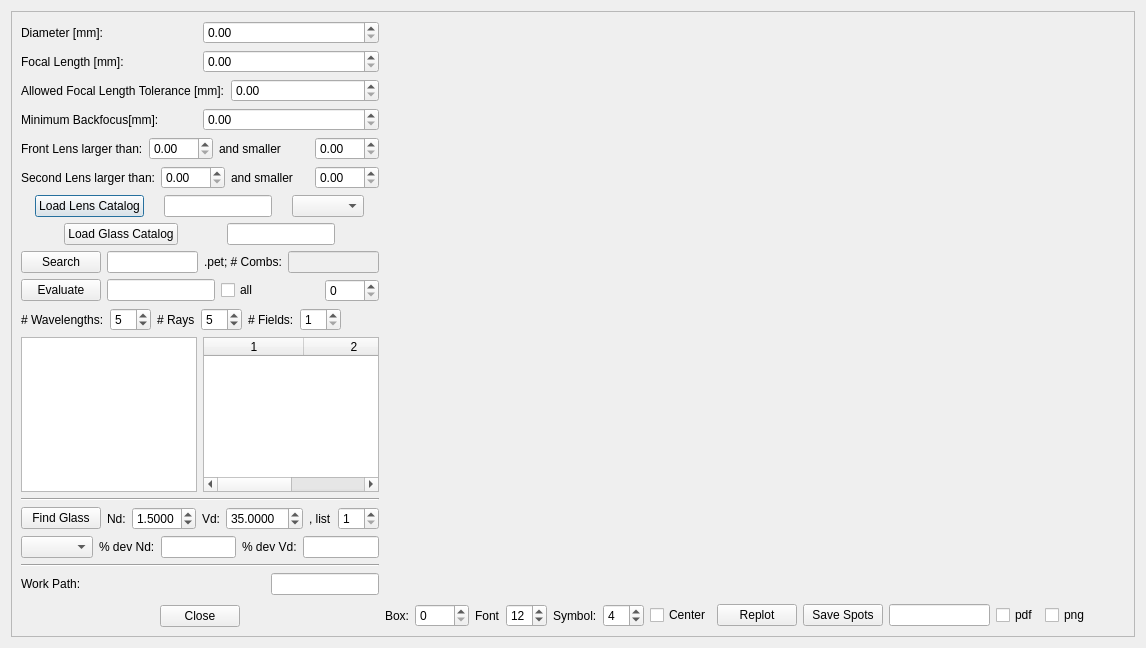
<?xml version="1.0" encoding="UTF-8"?>
<ui version="4.0">
 <class>Petzval</class>
 <widget class="QDialog" name="Petzval">
  <property name="geometry">
   <rect>
    <x>0</x>
    <y>0</y>
    <width>1146</width>
    <height>648</height>
   </rect>
  </property>
  <property name="windowTitle">
   <string>Dialog</string>
  </property>
  <layout class="QGridLayout" name="gridLayout_2">
   <item row="0" column="0">
    <widget class="QScrollArea" name="scrollArea">
     <property name="widgetResizable">
      <bool>true</bool>
     </property>
     <widget class="QWidget" name="scrollAreaWidgetContents">
      <property name="geometry">
       <rect>
        <x>0</x>
        <y>0</y>
        <width>1189</width>
        <height>622</height>
       </rect>
      </property>
      <layout class="QGridLayout" name="gridLayout">
       <item row="0" column="0">
        <layout class="QVBoxLayout" name="verticalLayout">
         <item>
          <layout class="QHBoxLayout" name="horizontalLayout_2">
           <item>
            <widget class="QLabel" name="label">
             <property name="text">
              <string>Diameter [mm]:</string>
             </property>
            </widget>
           </item>
           <item>
            <widget class="QDoubleSpinBox" name="doubleSpinBox">
             <property name="sizePolicy">
              <sizepolicy hsizetype="Preferred" vsizetype="Fixed">
               <horstretch>0</horstretch>
               <verstretch>0</verstretch>
              </sizepolicy>
             </property>
             <property name="maximum">
              <double>999.990000000000009</double>
             </property>
            </widget>
           </item>
          </layout>
         </item>
         <item>
          <layout class="QHBoxLayout" name="horizontalLayout_3">
           <item>
            <widget class="QLabel" name="label_2">
             <property name="text">
              <string>Focal Length [mm]:</string>
             </property>
            </widget>
           </item>
           <item>
            <widget class="QDoubleSpinBox" name="doubleSpinBox_2">
             <property name="sizePolicy">
              <sizepolicy hsizetype="Preferred" vsizetype="Fixed">
               <horstretch>0</horstretch>
               <verstretch>0</verstretch>
              </sizepolicy>
             </property>
             <property name="maximum">
              <double>9999.989999999999782</double>
             </property>
            </widget>
           </item>
          </layout>
         </item>
         <item>
          <layout class="QHBoxLayout" name="horizontalLayout_4">
           <item>
            <widget class="QLabel" name="label_3">
             <property name="text">
              <string>Allowed Focal Length Tolerance [mm]:</string>
             </property>
            </widget>
           </item>
           <item>
            <widget class="QDoubleSpinBox" name="doubleSpinBox_3">
             <property name="sizePolicy">
              <sizepolicy hsizetype="Preferred" vsizetype="Fixed">
               <horstretch>0</horstretch>
               <verstretch>0</verstretch>
              </sizepolicy>
             </property>
            </widget>
           </item>
          </layout>
         </item>
         <item>
          <layout class="QHBoxLayout" name="horizontalLayout_7">
           <item>
            <widget class="QLabel" name="label_5">
             <property name="text">
              <string>Minimum Backfocus[mm]:</string>
             </property>
            </widget>
           </item>
           <item>
            <widget class="QDoubleSpinBox" name="doubleSpinBox_4">
             <property name="sizePolicy">
              <sizepolicy hsizetype="Preferred" vsizetype="Fixed">
               <horstretch>0</horstretch>
               <verstretch>0</verstretch>
              </sizepolicy>
             </property>
            </widget>
           </item>
          </layout>
         </item>
         <item>
          <layout class="QHBoxLayout" name="horizontalLayout_11">
           <item>
            <widget class="QLabel" name="label_8">
             <property name="text">
              <string>Front Lens larger than:</string>
             </property>
            </widget>
           </item>
           <item>
            <widget class="QDoubleSpinBox" name="doubleSpinBox_9">
             <property name="sizePolicy">
              <sizepolicy hsizetype="Maximum" vsizetype="Fixed">
               <horstretch>0</horstretch>
               <verstretch>0</verstretch>
              </sizepolicy>
             </property>
             <property name="maximum">
              <double>999.990000000000009</double>
             </property>
             <property name="value">
              <double>0.000000000000000</double>
             </property>
            </widget>
           </item>
           <item>
            <widget class="QLabel" name="label_20">
             <property name="text">
              <string>and smaller</string>
             </property>
            </widget>
           </item>
           <item>
            <widget class="QDoubleSpinBox" name="doubleSpinBox_6">
             <property name="sizePolicy">
              <sizepolicy hsizetype="Maximum" vsizetype="Fixed">
               <horstretch>0</horstretch>
               <verstretch>0</verstretch>
              </sizepolicy>
             </property>
             <property name="maximum">
              <double>999.990000000000009</double>
             </property>
            </widget>
           </item>
          </layout>
         </item>
         <item>
          <layout class="QHBoxLayout" name="horizontalLayout_8">
           <item>
            <widget class="QLabel" name="label_6">
             <property name="text">
              <string>Second Lens larger than:</string>
             </property>
            </widget>
           </item>
           <item>
            <widget class="QDoubleSpinBox" name="doubleSpinBox_10">
             <property name="sizePolicy">
              <sizepolicy hsizetype="Maximum" vsizetype="Fixed">
               <horstretch>0</horstretch>
               <verstretch>0</verstretch>
              </sizepolicy>
             </property>
             <property name="maximum">
              <double>999.990000000000009</double>
             </property>
            </widget>
           </item>
           <item>
            <widget class="QLabel" name="label_21">
             <property name="text">
              <string>and smaller</string>
             </property>
            </widget>
           </item>
           <item>
            <widget class="QDoubleSpinBox" name="doubleSpinBox_5">
             <property name="sizePolicy">
              <sizepolicy hsizetype="Maximum" vsizetype="Fixed">
               <horstretch>0</horstretch>
               <verstretch>0</verstretch>
              </sizepolicy>
             </property>
             <property name="maximum">
              <double>999.990000000000009</double>
             </property>
            </widget>
           </item>
          </layout>
         </item>
         <item>
          <layout class="QHBoxLayout" name="horizontalLayout_5">
           <item>
            <widget class="QPushButton" name="pushButton_3">
             <property name="sizePolicy">
              <sizepolicy hsizetype="Maximum" vsizetype="Fixed">
               <horstretch>0</horstretch>
               <verstretch>0</verstretch>
              </sizepolicy>
             </property>
             <property name="text">
              <string>Load Lens Catalog</string>
             </property>
            </widget>
           </item>
           <item>
            <widget class="QLineEdit" name="lineEdit">
             <property name="sizePolicy">
              <sizepolicy hsizetype="Maximum" vsizetype="Fixed">
               <horstretch>0</horstretch>
               <verstretch>0</verstretch>
              </sizepolicy>
             </property>
            </widget>
           </item>
           <item>
            <widget class="QComboBox" name="comboBox">
             <property name="sizePolicy">
              <sizepolicy hsizetype="Maximum" vsizetype="Fixed">
               <horstretch>0</horstretch>
               <verstretch>0</verstretch>
              </sizepolicy>
             </property>
            </widget>
           </item>
          </layout>
         </item>
         <item>
          <layout class="QHBoxLayout" name="horizontalLayout_10">
           <item>
            <widget class="QPushButton" name="pushButton_5">
             <property name="sizePolicy">
              <sizepolicy hsizetype="Maximum" vsizetype="Fixed">
               <horstretch>0</horstretch>
               <verstretch>0</verstretch>
              </sizepolicy>
             </property>
             <property name="text">
              <string>Load Glass Catalog</string>
             </property>
            </widget>
           </item>
           <item>
            <widget class="QLineEdit" name="lineEdit_4">
             <property name="sizePolicy">
              <sizepolicy hsizetype="Maximum" vsizetype="Fixed">
               <horstretch>0</horstretch>
               <verstretch>0</verstretch>
              </sizepolicy>
             </property>
            </widget>
           </item>
          </layout>
         </item>
         <item>
          <layout class="QHBoxLayout" name="horizontalLayout_9">
           <item>
            <widget class="QPushButton" name="pushButton">
             <property name="sizePolicy">
              <sizepolicy hsizetype="Maximum" vsizetype="Fixed">
               <horstretch>0</horstretch>
               <verstretch>0</verstretch>
              </sizepolicy>
             </property>
             <property name="text">
              <string>Search</string>
             </property>
            </widget>
           </item>
           <item>
            <widget class="QLineEdit" name="lineEdit_5">
             <property name="sizePolicy">
              <sizepolicy hsizetype="Maximum" vsizetype="Fixed">
               <horstretch>0</horstretch>
               <verstretch>0</verstretch>
              </sizepolicy>
             </property>
            </widget>
           </item>
           <item>
            <widget class="QLabel" name="label_7">
             <property name="text">
              <string>.pet; # Combs:</string>
             </property>
            </widget>
           </item>
           <item>
            <widget class="QLineEdit" name="lineEdit_3">
             <property name="enabled">
              <bool>false</bool>
             </property>
             <property name="sizePolicy">
              <sizepolicy hsizetype="Maximum" vsizetype="Fixed">
               <horstretch>0</horstretch>
               <verstretch>0</verstretch>
              </sizepolicy>
             </property>
            </widget>
           </item>
          </layout>
         </item>
         <item>
          <layout class="QHBoxLayout" name="horizontalLayout_12">
           <item>
            <widget class="QPushButton" name="pushButton_4">
             <property name="sizePolicy">
              <sizepolicy hsizetype="Maximum" vsizetype="Fixed">
               <horstretch>0</horstretch>
               <verstretch>0</verstretch>
              </sizepolicy>
             </property>
             <property name="text">
              <string>Evaluate</string>
             </property>
            </widget>
           </item>
           <item>
            <widget class="QLineEdit" name="lineEdit_6">
             <property name="sizePolicy">
              <sizepolicy hsizetype="Maximum" vsizetype="Fixed">
               <horstretch>0</horstretch>
               <verstretch>0</verstretch>
              </sizepolicy>
             </property>
            </widget>
           </item>
           <item>
            <widget class="QCheckBox" name="checkBox_4">
             <property name="sizePolicy">
              <sizepolicy hsizetype="Preferred" vsizetype="Fixed">
               <horstretch>0</horstretch>
               <verstretch>0</verstretch>
              </sizepolicy>
             </property>
             <property name="text">
              <string>all</string>
             </property>
            </widget>
           </item>
           <item>
            <widget class="QSpinBox" name="spinBox_8">
             <property name="sizePolicy">
              <sizepolicy hsizetype="Maximum" vsizetype="Fixed">
               <horstretch>0</horstretch>
               <verstretch>0</verstretch>
              </sizepolicy>
             </property>
             <property name="maximum">
              <number>9999</number>
             </property>
            </widget>
           </item>
          </layout>
         </item>
         <item>
          <layout class="QVBoxLayout" name="verticalLayout_3">
           <item>
            <layout class="QHBoxLayout" name="horizontalLayout_14">
             <item>
              <widget class="QLabel" name="label_13">
               <property name="text">
                <string># Wavelengths:</string>
               </property>
              </widget>
             </item>
             <item>
              <widget class="QSpinBox" name="spinBox_5">
               <property name="sizePolicy">
                <sizepolicy hsizetype="Maximum" vsizetype="Fixed">
                 <horstretch>0</horstretch>
                 <verstretch>0</verstretch>
                </sizepolicy>
               </property>
               <property name="minimum">
                <number>1</number>
               </property>
               <property name="maximum">
                <number>13</number>
               </property>
               <property name="value">
                <number>5</number>
               </property>
              </widget>
             </item>
             <item>
              <widget class="QLabel" name="label_12">
               <property name="text">
                <string># Rays</string>
               </property>
              </widget>
             </item>
             <item>
              <widget class="QSpinBox" name="spinBox_4">
               <property name="sizePolicy">
                <sizepolicy hsizetype="Maximum" vsizetype="Fixed">
                 <horstretch>0</horstretch>
                 <verstretch>0</verstretch>
                </sizepolicy>
               </property>
               <property name="minimum">
                <number>2</number>
               </property>
               <property name="value">
                <number>5</number>
               </property>
              </widget>
             </item>
             <item>
              <widget class="QLabel" name="label_19">
               <property name="text">
                <string># Fields:</string>
               </property>
              </widget>
             </item>
             <item>
              <widget class="QSpinBox" name="spinBox_7">
               <property name="minimum">
                <number>1</number>
               </property>
              </widget>
             </item>
             <item>
              <spacer name="horizontalSpacer_2">
               <property name="orientation">
                <enum>Qt::Horizontal</enum>
               </property>
               <property name="sizeType">
                <enum>QSizePolicy::Preferred</enum>
               </property>
               <property name="sizeHint" stdset="0">
                <size>
                 <width>40</width>
                 <height>20</height>
                </size>
               </property>
              </spacer>
             </item>
            </layout>
           </item>
          </layout>
         </item>
         <item>
          <layout class="QHBoxLayout" name="horizontalLayout_19">
           <item>
            <widget class="QTableWidget" name="tableWidget">
             <property name="sizePolicy">
              <sizepolicy hsizetype="Preferred" vsizetype="Expanding">
               <horstretch>0</horstretch>
               <verstretch>0</verstretch>
              </sizepolicy>
             </property>
            </widget>
           </item>
           <item>
            <widget class="QTableWidget" name="tableWidget_2">
             <property name="sizePolicy">
              <sizepolicy hsizetype="Maximum" vsizetype="Expanding">
               <horstretch>0</horstretch>
               <verstretch>0</verstretch>
              </sizepolicy>
             </property>
             <property name="columnCount">
              <number>2</number>
             </property>
             <column/>
             <column/>
            </widget>
           </item>
          </layout>
         </item>
         <item>
          <widget class="Line" name="line">
           <property name="orientation">
            <enum>Qt::Horizontal</enum>
           </property>
          </widget>
         </item>
         <item>
          <layout class="QHBoxLayout" name="horizontalLayout_16">
           <item>
            <widget class="QPushButton" name="pushButton_7">
             <property name="text">
              <string>Find Glass</string>
             </property>
            </widget>
           </item>
           <item>
            <widget class="QLabel" name="label_14">
             <property name="text">
              <string>Nd:</string>
             </property>
            </widget>
           </item>
           <item>
            <widget class="QDoubleSpinBox" name="doubleSpinBox_7">
             <property name="decimals">
              <number>4</number>
             </property>
             <property name="maximum">
              <double>9.990000000000000</double>
             </property>
             <property name="value">
              <double>1.500000000000000</double>
             </property>
            </widget>
           </item>
           <item>
            <widget class="QLabel" name="label_15">
             <property name="text">
              <string>Vd:</string>
             </property>
            </widget>
           </item>
           <item>
            <widget class="QDoubleSpinBox" name="doubleSpinBox_8">
             <property name="decimals">
              <number>4</number>
             </property>
             <property name="maximum">
              <double>999.990000000000009</double>
             </property>
             <property name="value">
              <double>35.000000000000000</double>
             </property>
            </widget>
           </item>
           <item>
            <widget class="QLabel" name="label_18">
             <property name="text">
              <string>, list</string>
             </property>
            </widget>
           </item>
           <item>
            <widget class="QSpinBox" name="spinBox_6">
             <property name="minimum">
              <number>1</number>
             </property>
            </widget>
           </item>
           <item>
            <spacer name="horizontalSpacer_3">
             <property name="orientation">
              <enum>Qt::Horizontal</enum>
             </property>
             <property name="sizeType">
              <enum>QSizePolicy::Preferred</enum>
             </property>
             <property name="sizeHint" stdset="0">
              <size>
               <width>40</width>
               <height>20</height>
              </size>
             </property>
            </spacer>
           </item>
          </layout>
         </item>
         <item>
          <layout class="QHBoxLayout" name="horizontalLayout_17">
           <item>
            <widget class="QComboBox" name="comboBox_2">
             <property name="sizePolicy">
              <sizepolicy hsizetype="Maximum" vsizetype="Fixed">
               <horstretch>0</horstretch>
               <verstretch>0</verstretch>
              </sizepolicy>
             </property>
            </widget>
           </item>
           <item>
            <widget class="QLabel" name="label_16">
             <property name="text">
              <string>% dev Nd:</string>
             </property>
            </widget>
           </item>
           <item>
            <widget class="QLineEdit" name="lineEdit_8">
             <property name="sizePolicy">
              <sizepolicy hsizetype="Preferred" vsizetype="Fixed">
               <horstretch>0</horstretch>
               <verstretch>0</verstretch>
              </sizepolicy>
             </property>
            </widget>
           </item>
           <item>
            <widget class="QLabel" name="label_17">
             <property name="text">
              <string>% dev Vd:</string>
             </property>
            </widget>
           </item>
           <item>
            <widget class="QLineEdit" name="lineEdit_9">
             <property name="sizePolicy">
              <sizepolicy hsizetype="Preferred" vsizetype="Fixed">
               <horstretch>0</horstretch>
               <verstretch>0</verstretch>
              </sizepolicy>
             </property>
            </widget>
           </item>
          </layout>
         </item>
         <item>
          <widget class="Line" name="line_2">
           <property name="orientation">
            <enum>Qt::Horizontal</enum>
           </property>
          </widget>
         </item>
         <item>
          <layout class="QHBoxLayout" name="horizontalLayout_6">
           <item>
            <widget class="QLabel" name="label_4">
             <property name="text">
              <string>Work Path:</string>
             </property>
            </widget>
           </item>
           <item>
            <widget class="QLineEdit" name="lineEdit_2">
             <property name="sizePolicy">
              <sizepolicy hsizetype="Maximum" vsizetype="Fixed">
               <horstretch>0</horstretch>
               <verstretch>0</verstretch>
              </sizepolicy>
             </property>
            </widget>
           </item>
          </layout>
         </item>
         <item>
          <spacer name="verticalSpacer">
           <property name="orientation">
            <enum>Qt::Vertical</enum>
           </property>
           <property name="sizeHint" stdset="0">
            <size>
             <width>20</width>
             <height>40</height>
            </size>
           </property>
          </spacer>
         </item>
         <item>
          <layout class="QHBoxLayout" name="horizontalLayout">
           <item>
            <widget class="QPushButton" name="pushButton_2">
             <property name="sizePolicy">
              <sizepolicy hsizetype="Maximum" vsizetype="Fixed">
               <horstretch>0</horstretch>
               <verstretch>0</verstretch>
              </sizepolicy>
             </property>
             <property name="text">
              <string>Close</string>
             </property>
            </widget>
           </item>
          </layout>
         </item>
        </layout>
       </item>
       <item row="0" column="1">
        <layout class="QVBoxLayout" name="verticalLayout_2">
         <item>
          <widget class="QCustomPlot" name="customPlot_3" native="true">
           <property name="sizePolicy">
            <sizepolicy hsizetype="Expanding" vsizetype="Preferred">
             <horstretch>0</horstretch>
             <verstretch>0</verstretch>
            </sizepolicy>
           </property>
           <property name="minimumSize">
            <size>
             <width>0</width>
             <height>0</height>
            </size>
           </property>
           <property name="maximumSize">
            <size>
             <width>16777215</width>
             <height>250</height>
            </size>
           </property>
          </widget>
         </item>
         <item>
          <layout class="QHBoxLayout" name="horizontalLayout_15">
           <item>
            <layout class="QVBoxLayout" name="verticalLayout_4">
             <item>
              <widget class="QCustomPlot" name="customPlot" native="true">
               <property name="sizePolicy">
                <sizepolicy hsizetype="Expanding" vsizetype="Preferred">
                 <horstretch>0</horstretch>
                 <verstretch>0</verstretch>
                </sizepolicy>
               </property>
              </widget>
             </item>
             <item>
              <widget class="QCustomPlot" name="customPlot_4" native="true">
               <property name="sizePolicy">
                <sizepolicy hsizetype="Expanding" vsizetype="Preferred">
                 <horstretch>0</horstretch>
                 <verstretch>0</verstretch>
                </sizepolicy>
               </property>
              </widget>
             </item>
            </layout>
           </item>
           <item>
            <layout class="QVBoxLayout" name="verticalLayout_5">
             <item>
              <widget class="QCustomPlot" name="customPlot_5" native="true">
               <property name="sizePolicy">
                <sizepolicy hsizetype="Expanding" vsizetype="Preferred">
                 <horstretch>0</horstretch>
                 <verstretch>0</verstretch>
                </sizepolicy>
               </property>
              </widget>
             </item>
             <item>
              <widget class="QCustomPlot" name="customPlot_6" native="true">
               <property name="sizePolicy">
                <sizepolicy hsizetype="Expanding" vsizetype="Preferred">
                 <horstretch>0</horstretch>
                 <verstretch>0</verstretch>
                </sizepolicy>
               </property>
              </widget>
             </item>
            </layout>
           </item>
           <item>
            <layout class="QVBoxLayout" name="verticalLayout_6">
             <item>
              <widget class="QCustomPlot" name="customPlot_2" native="true">
               <property name="sizePolicy">
                <sizepolicy hsizetype="Expanding" vsizetype="Preferred">
                 <horstretch>0</horstretch>
                 <verstretch>0</verstretch>
                </sizepolicy>
               </property>
              </widget>
             </item>
             <item>
              <widget class="QCustomPlot" name="customPlot_7" native="true">
               <property name="sizePolicy">
                <sizepolicy hsizetype="Expanding" vsizetype="Preferred">
                 <horstretch>0</horstretch>
                 <verstretch>0</verstretch>
                </sizepolicy>
               </property>
              </widget>
             </item>
            </layout>
           </item>
          </layout>
         </item>
         <item>
          <layout class="QHBoxLayout" name="horizontalLayout_13">
           <item>
            <widget class="QLabel" name="label_9">
             <property name="text">
              <string>Box:</string>
             </property>
            </widget>
           </item>
           <item>
            <widget class="QSpinBox" name="spinBox">
             <property name="maximum">
              <number>9999</number>
             </property>
            </widget>
           </item>
           <item>
            <widget class="QLabel" name="label_11">
             <property name="text">
              <string>Font</string>
             </property>
            </widget>
           </item>
           <item>
            <widget class="QSpinBox" name="spinBox_3">
             <property name="value">
              <number>12</number>
             </property>
            </widget>
           </item>
           <item>
            <widget class="QLabel" name="label_10">
             <property name="text">
              <string>Symbol:</string>
             </property>
            </widget>
           </item>
           <item>
            <widget class="QSpinBox" name="spinBox_2">
             <property name="minimum">
              <number>1</number>
             </property>
             <property name="value">
              <number>4</number>
             </property>
            </widget>
           </item>
           <item>
            <widget class="QCheckBox" name="checkBox_3">
             <property name="text">
              <string>Center</string>
             </property>
            </widget>
           </item>
           <item>
            <widget class="QPushButton" name="pushButton_8">
             <property name="sizePolicy">
              <sizepolicy hsizetype="Maximum" vsizetype="Fixed">
               <horstretch>0</horstretch>
               <verstretch>0</verstretch>
              </sizepolicy>
             </property>
             <property name="text">
              <string>Replot</string>
             </property>
            </widget>
           </item>
           <item>
            <widget class="QPushButton" name="pushButton_6">
             <property name="text">
              <string>Save Spots</string>
             </property>
            </widget>
           </item>
           <item>
            <widget class="QLineEdit" name="lineEdit_7">
             <property name="sizePolicy">
              <sizepolicy hsizetype="Maximum" vsizetype="Fixed">
               <horstretch>0</horstretch>
               <verstretch>0</verstretch>
              </sizepolicy>
             </property>
            </widget>
           </item>
           <item>
            <widget class="QCheckBox" name="checkBox">
             <property name="text">
              <string>pdf</string>
             </property>
            </widget>
           </item>
           <item>
            <widget class="QCheckBox" name="checkBox_2">
             <property name="text">
              <string>png</string>
             </property>
            </widget>
           </item>
           <item>
            <spacer name="horizontalSpacer">
             <property name="orientation">
              <enum>Qt::Horizontal</enum>
             </property>
             <property name="sizeHint" stdset="0">
              <size>
               <width>40</width>
               <height>20</height>
              </size>
             </property>
            </spacer>
           </item>
          </layout>
         </item>
        </layout>
       </item>
      </layout>
     </widget>
    </widget>
   </item>
  </layout>
 </widget>
 <customwidgets>
  <customwidget>
   <class>QCustomPlot</class>
   <extends>QWidget</extends>
   <header>qcustomplot.h</header>
   <container>1</container>
  </customwidget>
 </customwidgets>
 <resources/>
 <connections>
  <connection>
   <sender>pushButton_2</sender>
   <signal>clicked()</signal>
   <receiver>Petzval</receiver>
   <slot>close()</slot>
   <hints>
    <hint type="sourcelabel">
     <x>243</x>
     <y>260</y>
    </hint>
    <hint type="destinationlabel">
     <x>316</x>
     <y>255</y>
    </hint>
   </hints>
  </connection>
 </connections>
</ui>
